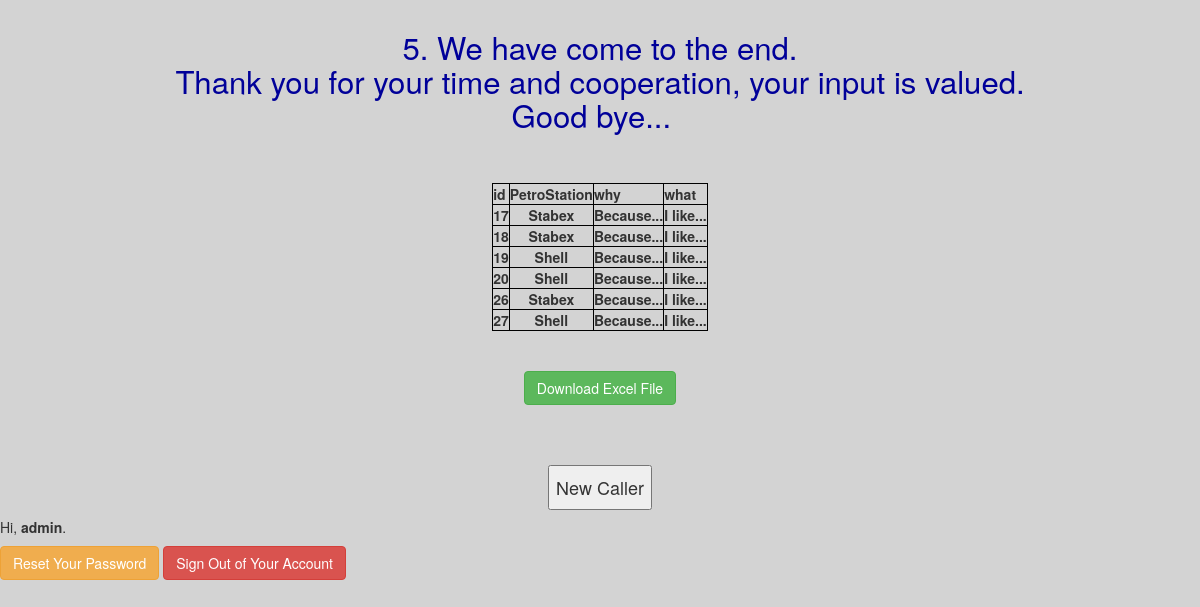
/fifth.php (signed in), run on the app's committed database.
### tables this page shows
CREATE TABLE `items` (
  `id` int(11) NOT NULL,
  `name` varchar(255) DEFAULT NULL,
  `why` varchar(255) DEFAULT NULL,
  `what` varchar(255) DEFAULT NULL
);

### fifth.php (the view, shortened to what this page needs)
<!DOCTYPE html PUBLIC "-//W3C//DTD HTML 4.01//EN" "http://www.w3.org/TR/html4/strict.dtd">
<html>
<head>
<link rel="stylesheet" href="https://maxcdn.bootstrapcdn.com/bootstrap/3.3.4/css/bootstrap.min.css"/>
</head>
<body style="background-color:lightgrey;">
<div style="text-align: center;">&nbsp; &nbsp;
&nbsp; &nbsp; &nbsp; &nbsp;<span style="font-weight: bold;">
<h4><big style="color: rgb(0, 0, 153);"><big><big> 5. We
have come to the end.<br>
Thank you for your time and cooperation, your
input is valued.<br> Good bye...
&nbsp;</big></big></big></h4>
<br>
<br>
<?php
$link = mysqli_connect("localhost", "root", "", "petro");
$sql = "SELECT * FROM items";
if($result = mysqli_query($link, $sql)){
    if(mysqli_num_rows($result) > 0){
        echo "<table id= *items*>
		<thead>
             <tr>";
                echo "<th>id</th>";
                echo "<th>PetroStation</th>";
                echo "<th>why</th>";
                echo "<th>what</th>";
            echo "</tr>";
			echo " </thead> ";
			echo " <tbody> ";
        while($row = mysqli_fetch_array($result)){
            echo "<tr>";
                echo "<td>" . $row['id'] . "</td>";
                echo "<td>" . $row['name'] . "</td>";
                echo "<td>" . $row['why'] . "</td>";
                echo "<td>" . $row['what'] . "</td>";
            echo "</tr>";
        }
		echo " </tbody> ";
        echo "</table>";
    } else{
        echo "No records matching your query were found.";
    }
} else{
    echo "ERROR: Could not able to execute $sql. " . mysqli_error($link);
}
?>
<br>
<br>
    <form method="post" action="excel.php">
     <input type="submit" name="export" class="btn btn-success" value="Download Excel File" />
    </form>
<br><br><br>
<button onclick ="document.location='index.php'"> <h4> New Caller </h4></button>
</div>
<h5>Hi, <b><?php echo htmlspecialchars($_SESSION["username"]); ?></b>. </h5>
    <p>
        <a href="reset-password.php" class="btn btn-warning">Reset Your Password</a>
        <a href="logout.php" class="btn btn-danger">Sign Out of Your Account</a>
    </p>
</body>
</html>

### fifth.php (style rules this page uses)
table, th, td { border: 1px solid black; margin: auto ; }

### data on the page
items: id "17", name "Stabex", why "Because...", what "I like..."
items: id "18", name "Stabex", why "Because...", what "I like..."
items: id "19", name "Shell", why "Because...", what "I like..."
items: id "20", name "Shell", why "Because...", what "I like..."
items: id "26", name "Stabex", why "Because...", what "I like..."
items: id "27", name "Shell", why "Because...", what "I like..."

### other printed values
$_SESSION["username"] "admin"
